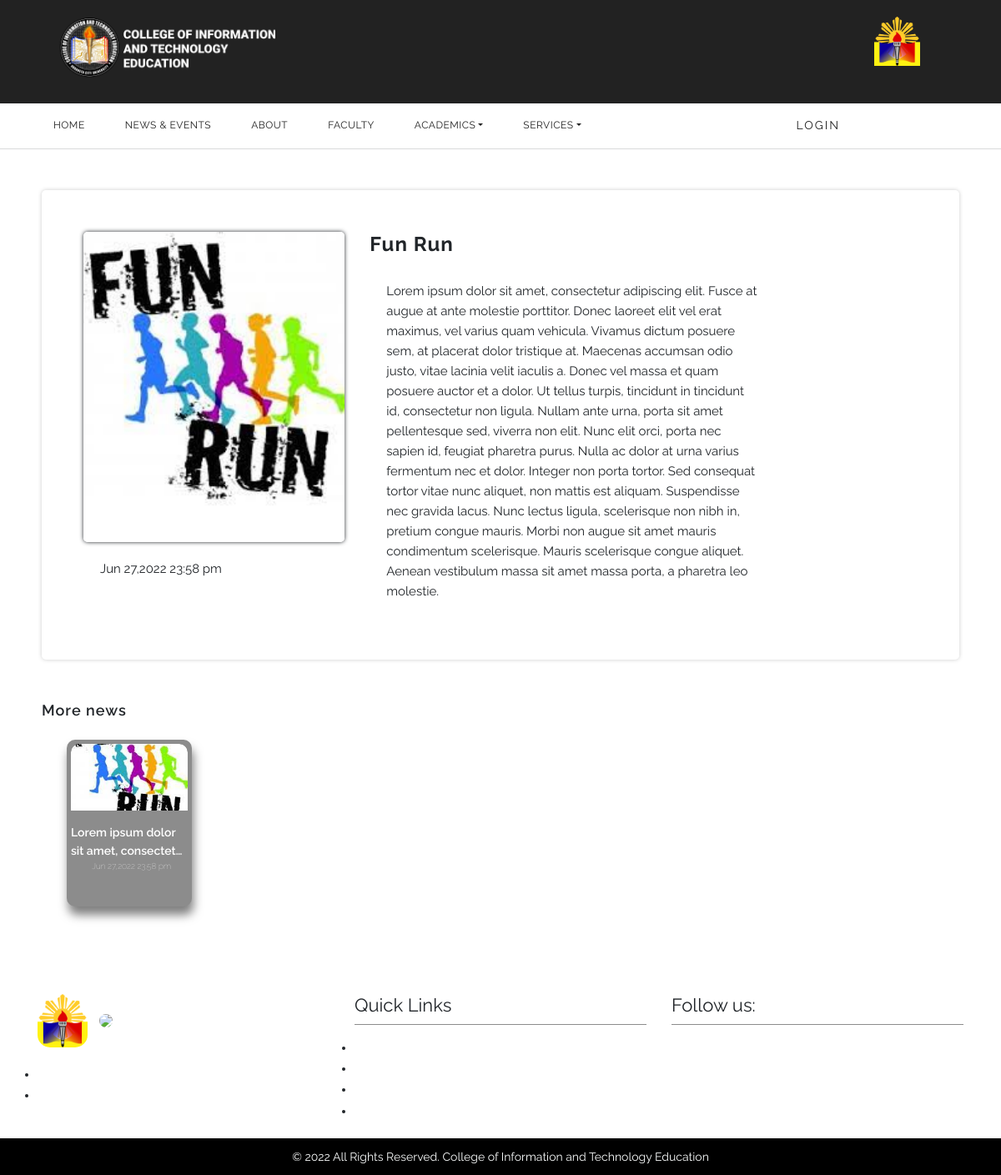
/cite/pages/news_and_events_details.php?bulletin_id=31, run on the app's committed database.
### tables this page shows
CREATE TABLE `news_events_tbl` (
  `bulletin_id` int(11) NOT NULL,
  `photo` varchar(255) NOT NULL,
  `title` varchar(30) NOT NULL,
  `content` varchar(1000) NOT NULL,
  `time_date` datetime NOT NULL
);

### cite/pages/news_and_events_details.php (the view, shortened to what this page needs)
<!DOCTYPE html>
<html lang="en">
    <head>
        <link rel="stylesheet" type="text/css" href="../css/bootstrap.min.css">
        <link rel="stylesheet" href="https://maxcdn.bootstrapcdn.com/bootstrap/4.0.0/css/bootstrap.min.css">
        <link rel="stylesheet" type="text/css" href="../css/style.css">
        <link rel="stylesheet" href="../css/responsive.css">
        <link rel="stylesheet" href="../css/jquery.mCustomScrollbar.min.css">
        <link rel="stylesheet" href="https://netdna.bootstrapcdn.com/font-awesome/4.0.3/css/font-awesome.css">
        <link rel="stylesheet" href="../css/owl.carousel.min.css">
        <link rel="stylesheet" href="../css/owl.theme.default.min.css">
        <link rel="stylesheet" href="https://cdnjs.cloudflare.com/ajax/libs/fancybox/2.1.5/jquery.fancybox.min.css" media="screen">
        <link rel="stylesheet" href="https://cdn.jsdelivr.net/npm/bootstrap-icons@1.8.3/font/bootstrap-icons.css">
        <link href="https://cdnjs.cloudflare.com/ajax/libs/font-awesome/6.0.0/css/all.min.css" rel="stylesheet" />
        <link rel="stylesheet" href="https://cdnjs.cloudflare.com/ajax/libs/Swiper/8.2.2/swiper-bundle.css" />
        <body>
            <div class="header_pages">
                <div class="container">
                    <div class="container">
                        <div class="row">
                            <div class="col-md-6">
                                <div class="logo1"><a href="../index.php"><img src="../images/cite_logo_title.png"></a></div>
                            </div>
                            <div class="col-md-6">
                                <div class="logo2"><a href="https://ucu.edu.ph" target="_blank"><img src="../images/ucu_logo.png"></a></div>
                            </div>
                        </div>
                    </div>
                </div>
            </div>
            <div class="header">
                <div class="container">
                    <div class="col-sm-12">
                        <div class="menu-area">
                            <nav class="navbar navbar-expand-lg">
                                <div class="collapse navbar-collapse" id="navbarSupportedContent">
                                    <ul class="navbar-nav md-auto">
                                        <li class="nav-item active">
                                            <a class="nav-link" href="../index.php">HOME<span class="sr-only">(current)</span></a> </li>
                                        <li class="nav-item">
                                        <a class="nav-link" href="news_and_events.php">NEWS & EVENTS</a></li>
                                        <li class="nav-item">
                                            <a class="nav-link" href="about.php">ABOUT</a></li>
                                            <li class="nav-item">
                                                <a class="nav-link" href="faculty.php">FACULTY</a></li>
                                        <li class="nav-item">
                                            <a class="nav-link dropdown-toggle" href="#" id="navbarDropdown" role="button" data-toggle="dropdown">ACADEMICS</a>
                                        </li>
                                        <li class="nav-item">
                                            <a class="nav-link dropdown-toggle" href="#" id="navbarDropdown" role="button" data-toggle="dropdown">SERVICES</a>
                                        </li>
                                        <li class="last"><a href="#">LOGIN</a></li>
                                    </ul>
                                </div>
                            </nav>
                        </div>
                    </div>
                </div>
            </div>
                            <?php
                                $bulletin_id = $_GET['bulletin_id'];
                                include "../db_conn.php";
                                $sql = "SELECT * FROM news_events_tbl WHERE bulletin_id = $bulletin_id";
                                $result = $conn->query($sql);
                                  if($result->num_rows > 0) {
                                    while ($row=$result->fetch_assoc()) {
                            ?>
                            <div class="item_container">
                                <div class="row">
                                    <div class="col-md-4">
                                        <div class="item_img">
                                            <img class="img-fluid" src="../../admin/php/images/<?php echo $row['photo'];?>">
                                            <p><?php $date = $row['time_date']; echo date("M d,Y H:i a", strtotime($date));?></p>
                                        </div>
                                    </div>
                                    <div class="col-md-6">
                                        <h1><?php echo $row['title'];?></h1>
                                        <p>
                                            <?php echo $row['content'];?>
                                        </p>
                                    </div>
                                </div>
                            </div>
                            <?php
                                    }
                                }
                                else {
                                    echo "<center><h1 class='error_msg'>No News & Events available</h1></center>";
                                }
                            ?>
                            <div class="more-news-container">
                                <h3>More news</h3>
                                <div class="container">
                                    <div class="row">
                                        <div class="col-sm-12">
                                            <div class="more-news-slider">
                                                <?php
                                                    include "../db_conn.php";
                                                    $sql = "SELECT * FROM news_events_tbl";
                                                    $result = $conn->query($sql);
                                                      if($result->num_rows > 0) {
                                                        while ($row=$result->fetch_assoc()) {
                                                ?>
                                                <li class="item-a">
                                                    <a href="news_and_events_details.php?bulletin_id=<?=$row['bulletin_id'];?>">
                                                        <div class="more-news-box">
                                                            <img class="img-fluid" src="../../admin/php/images/<?php echo $row['photo'];?>">
                                                            <h1 class="more-news-title"><?php echo $row['content'];?></h1>
                                                            <p class="more-news-date"><?php $date = $row['time_date']; echo date("M d,Y H:i a", strtotime($date));?></p>
                                                        </div>
                                                    </a>
                                                </li>
                                                <?php
                                                        }
                                                    }
                                                    else {
                                                        echo "<center><h1 class='error_msg'>No News & Events available</h1></center>";
                                                    }
                                                ?>
                                            </div>
                                        </div>
                                    </div>
                                </div>
                            </div>
                            <div class="contact_main">
                                <div class="contact_section_2">
                                    <div class="container">
                                        <div class="row">
                                            <div class="col-sm-4">
                                                <div class="map_icon">
                                                    <img src="../images/ucu_logo.png">
                                                    <img src="../images/cite_logo.png">
                                                    <ul style="margin-top: 20px;">
                                                        <li><a href="#">College of Information and Technology Education</a></li>
                                                        <li><a href="#">Urdaneta City University</a></li>
                                                    </ul>
                                                </div>
                                            </div>
                                            <div class="col-sm-4">
                                                <div class="map_icon">
                                                    <h2>Quick Links</h2>
                                                    <ul>
                                                        <li><a href="#">Announcements</a></li>
                                                        <li><a href="#">News and Events</a></li>
                                                        <li><a href="#">About</a></li>
                                                        <li><a href="#">Faculty</a></li>
                                                    </ul>
                                                </div>
                                            </div>
                                            <div class="col-sm-4">
                                                <div class="map_icon">
                                                    <h2>Follow us:</h2>
                                                    <a href="#"><i class="fab fa-facebook-f"> </i></a>
                                                    <a href="#"><i class="fab fa-twitter"> </i></a>
                                                    <a href="#"><i class="fab fa-instagram"> </i></a>
                                                </div>
                                            </div>
                                        </div>
                                    </div>
                                </div>
                            </div>
                                <div class="copyright">
                                    <div class="container">
                                        <div class="row">
                                            <div class="col-sm-12">
                                                <p class="copyright_text">© 2022 All Rights Reserved. College of Information and Technology Education</p>
                                            </div>
                                        </div>
                                    </div>
                                </div>
        </body>
    </html>

### cite/css/style.css (style rules this page uses)
html { scroll-behavior: smooth; }
body { font-size: 14px; font-family: 'Raleway', sans-serif; line-height: 1.80857; font-weight: normal; overflow-x: hidden; }
a { color: #1f1f1f; text-decoration: none !important; outline: none !important; -webkit-transition: all .3s ease-in-out; -moz-transition: all .3s ease-in-out; -ms-transition: all .3s ease-in-out; -o-transition: all .3s ease-in-out; transition: all .3s ease-in-out; }
h1, h2, h3, h4, h5, h6 { letter-spacing: 0; font-weight: normal; position: relative; padding: 0 0 10px 0; font-weight: normal; line-height: normal; margin: 0 }
h1 { font-size: 24px }
h2 { font-size: 22px }
h3 { font-size: 18px }
*, *::after, *::before { -webkit-box-sizing: border-box; -moz-box-sizing: border-box; box-sizing: border-box; }
ul, li, ol { margin: 0px; padding: 0px; }
p { margin: 20px; font-weight: 400; font-size: 15px; line-height: 24px; }
a { color: #ffffff; text-decoration: none; outline: none !important; }
.logo1 { width: 50%; float: left; margin: 10px; }
.logo2 { width: 50%; float: right; margin: 10px; }
.header { width: 100%; width: 100%; background-color: #fff; box-shadow: 0px 0px 1px 0px; }
ul .nav-item .nav-link, .header a { color: #222222 !important; margin-left: -12px; }
.header_pages { width: 100%; height: auto; padding-bottom: 20px; padding-top: 10px; }
.header_pages { width: 100%; background-color: #222222; height: auto; }
.header_pages .logo1 img { width: 260px; }
.header_pages .logo2 img { width: 55px; margin-left: 180px; }
.last { padding-top: 6px; padding-left: 210px; letter-spacing: 2px; font-size: 14px; }
.navbar-expand-lg .navbar-nav .nav-link { padding-right: 60px; padding-left: 0; color: #fff; font-size: 12px; font-weight: 400; letter-spacing: 0.5px; }
.contact_main { width: 100%; float: left; padding-top: 30px; }
.item_container { margin-left: 50px; margin-right: 50px; margin-bottom: 50px; margin-top: 50px; box-shadow: 0px 0px 5px 0px #cccccc; padding: 50px; border-radius: 5px; }
.item_container img { max-width: 100%; width: 100%; height: auto; border-radius: 5px; box-shadow: 0px 0px 5px 0px; }
.item_container p, .item_container h1 { text-align: left; }
.item_container h1 { font-weight: 700; letter-spacing: 1px; }
.item_container p { max-height: 400px; overflow-y: auto; }
.more-news-container { margin-left: 50px; margin-right: 50px; }
.more-news-container h3 { font-weight: 600; letter-spacing: 1px; margin-bottom: -20px; }
.more-news-slider { width: 100%; margin-top: 20px; margin-bottom: 20px; display: flex; align-items: center; overflow-x: auto; padding-bottom: 20px; }
.more-news-slider ul, .more-news-slider ol, .more-news-slider li { list-style: none; }
.more-news-box { width: 150px; height: 200px; background-color: #8c8c8c; padding: 5px; border-radius: 10px; box-shadow: 2px 10px 12px rgba(0, 0, 0, 0.5); margin: 15px; cursor: pointer; }
.more-news-box img { width: 100%; max-height: 80px; height: 200px; object-fit: cover; object-position: left; border-radius: 10px 10px 0px 0px; background-color: rgba(0, 0, 0, 0.9); }
.more-news-title { font-size: 14px; font-weight: 600; text-align: left; margin-top: 15px; color: white; text-overflow: ellipsis; word-wrap: break-word; overflow: hidden; max-height: 3.6em; line-height: 1.6em; display: -webkit-box; -webkit-line-clamp: 2; -webkit-box-orient: vertical; }
.more-news-date { float: right; color: white; font-size: 10px; font-weight: 100; margin-top: -10px; }
.map_icon { width: 100%; float: right; margin-top: 20px; margin-bottom: 20px; text-align: left; }
.map_icon img { width: 60px; margin-right: 10px; border-radius: 15px; }
.map_icon i { width: 20px; color: white; padding-right: 20px; }
.map_icon h2 { border-bottom: 1px solid #8c8c8c; margin-bottom: 15px; }
.map_icon li a { color: white; }
.copyright { width: 100%; float: left; background-color: black; padding-top: 10px; padding-bottom: 10px; }
.copyright_text { width: 100%; color: #fbfdfd; text-align: center; font-size: 14px; margin: 0px; }

### data on the page
news_events_tbl: photo (picture), time_date "Jun 27,2022 23:58 pm", title "Fun Run", content "Lorem ipsum dolor sit amet, consectetur adipiscing elit. Fusce at augue at ante molestie porttitor. Donec laoreet elit vel erat maximus, vel varius quam vehicula. Vivamus dictum posuere sem, at placerat dolor tristique at. Maecenas accumsan odio justo, vitae lacinia velit iaculis a. Donec vel massa et quam posuere auctor et a dolor. Ut tellus turpis, tincidunt in tincidunt id, consectetur non ligula. Nullam ante urna, porta sit amet pellentesque sed, viverra non elit. Nunc elit orci, porta nec sapien id, feugiat pharetra purus. Nulla ac dolor at urna varius fermentum nec et dolor. Integer non porta tortor. Sed consequat tortor vitae nunc aliquet, non mattis est aliquam. Suspendisse nec…", content "Lorem ipsum dolor sit amet,…"
